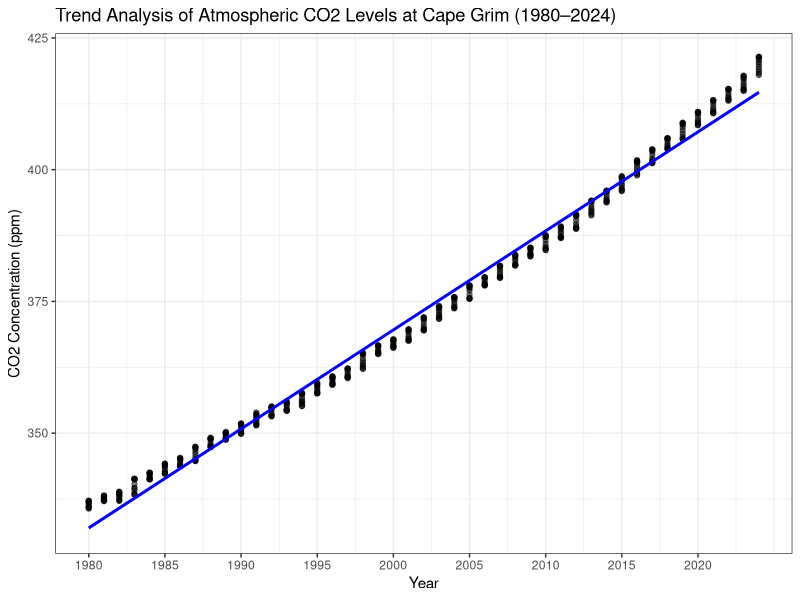

This chart was generated by the following R code:
# Load library
library(tidyverse)
library(readxl)
library(ggplot2)

# Import dataset
CO2_data <- read_csv("Original Dataset.csv", skip = 24, show_col_types = FALSE)

CO2_data <- CO2_data %>%
  slice(1:597) %>%
  rename(
    Year = YYYY,
    CO2 = `CO2(ppm)`
  ) %>%
  filter(Year >= 1980 & Year <= 2024) %>%
  mutate(
    Year = as.numeric(Year),
    CO2 = as.numeric(CO2)
  )

# Plot CO2 concentration over time
ggplot(CO2_data, aes(x = Year, y = CO2)) +
  geom_point(color = "black", alpha = 0.5) +
  geom_smooth(method = "lm", color = "blue", se = TRUE) +
  scale_x_continuous(breaks = seq(1980, 2024, by = 5)) +
  labs(title = "Trend Analysis of Atmospheric CO2 Levels at Cape Grim (1980–2024)",
       x = "Year",
       y = "CO2 Concentration (ppm)") +
  theme_bw()




# Linear regression ----
model <- lm(`CO2` ~ Year, data = CO2_data)
summary(model)
